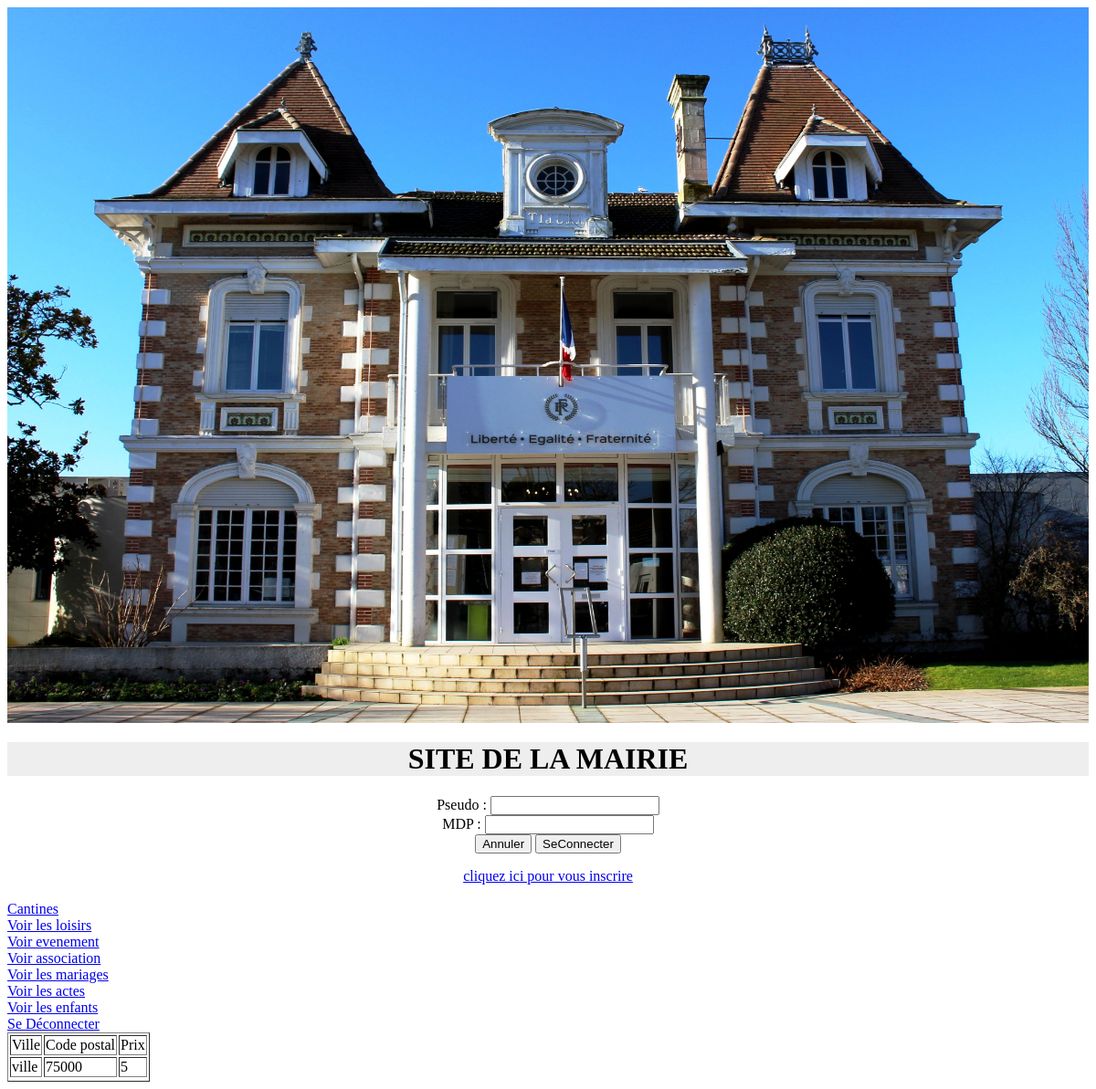
The page /index.php?page=1 (signed in) on the database its author committed.
### tables this page shows
create table cantine
(idC int(3) not null auto_increment,
ville varchar(50),
codePostal char(5),
prix float,
primary key(idC)
);

### fonctions.php (called while the page is built, shortened)
<?php
function connexion ()
	{
			$con = mysqli_connect("localhost","root","","mairie");
			if ($con == null)
			{
				echo "Erreur de connexion au serveur localhost";
				return null;
			}
			else{
				mysqli_set_charset($con, "utf8");
				return $con;
			}
	}
function afficher_Cantine()
{
	$requete="Select ville, codepostal, prix from cantine;";
		$con = connexion();
		if($con == null )
		{
			return null;
		}
		else{
			$resultats=mysqli_query($con, $requete);
			$lesLignes =array();
			while ($ligne = mysqli_fetch_assoc($resultats))
			{
				$lesLignes[]=$ligne;
			}
			return $lesLignes;
		}
}
?>

### index.php (the view, shortened to what this page needs)
<?php
	require_once ("fonctions.php");
?>
<html>
<head>
<link rel="stylesheet" type="text/css" href="./css/style.css">
</head>
<body>
<img src="img/mairie.jpg"width="100%"height="100%">
<center>
	<h1> SITE DE LA MAIRIE </h1>
	<form method ="post" action ="">
	Pseudo : <input type ="text" name="pseudo"> </br>
	MDP : <input type ="password" name="mdp"> </br>
	<input type ="reset" name ="Annuler" value ="Annuler">
	<input type ="submit" name ="SeConnecter" value ="SeConnecter"><br/>
	</form>
	<a href="inscription.php"> cliquez ici pour vous inscrire </a>
	<?php
		if (isset($_SESSION['idP']))
		{
			 echo "</center>
			 <br/> <a href='index.php?page=1'> Cantines </a>";
			 echo "<br/> <a href='index.php?page=2'> Voir les loisirs </a>";
			 echo "<br/> <a href='index.php?page=3'> Voir evenement </a>";
			 echo "<br/> <a href='index.php?page=4'> Voir association </a>";
			 echo "<br/> <a href='index.php?page=5'> Voir les mariages </a>";
			 echo "<br/> <a href='index.php?page=6'> Voir les actes </a>";
			 echo "<br/> <a href='index.php?page=7'> Voir les enfants </a>";
               		 echo "<br/> <a href='index.php?page=10'> Se Déconnecter </a>";
				if (isset($_GET['page']))
				{
					$page=$_GET['page'];
				}else{
					$page=0;
				}
				switch ($page)
				{
					case 1 :
					$lesLignes = afficher_cantine();
					echo "
					<table border=1>
					<tr><td>Ville </td> <td>Code postal</td>
					<td> Prix</td> </tr>
					";
					foreach ($lesLignes as $uneLigne)
					{
						echo "<tr> <td>".$uneLigne['ville']."</td>
						<td>".$uneLigne['codepostal']."</td>
						<td>".$uneLigne['prix']."</td><tr>";
					}
					break;
				}
		}
	?>
	</body>
	</html>

### style.css (style rules this page uses)
:root { /--main-red-color: #a83535; --default-red-color:red; --default-magin: 250px;/hirritage * border-image-source: 100%;*/ }
h1 { background-color: #eee; text-align: center; }

### rows shown on the page
cantine: ville "ville", codePostal "75000", prix "5"
